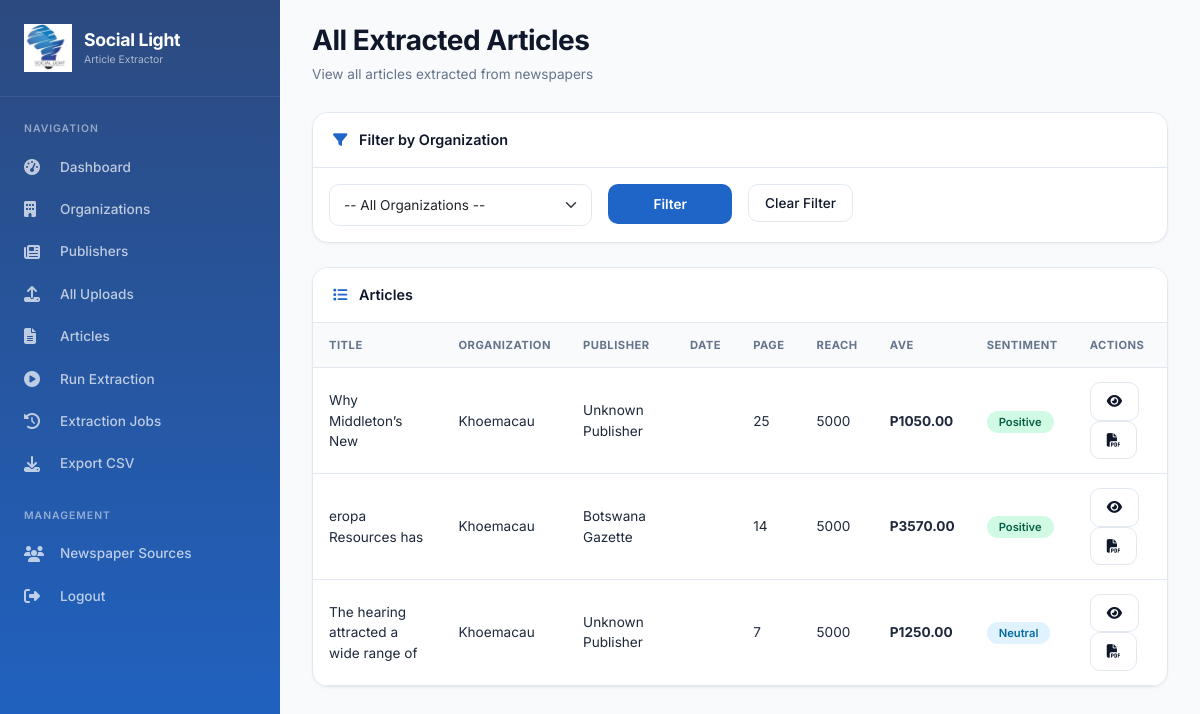
Screenshot of /organisations/all-articles/ (signed in) with the database file from the repository.
### organisations/models.py (models this page shows, shortened)
class ExtractedArticle(models.Model):
    SENTIMENT_CHOICES = [
        ('Positive', 'Positive'),
        ('Neutral', 'Neutral'),
        ('Negative', 'Negative'),
    ]
    organisation = models.ForeignKey(Organisation, on_delete=models.CASCADE, related_name='articles')
    extraction_job = models.ForeignKey(ExtractionJob, on_delete=models.CASCADE, related_name='articles', null=True)
    newspaper_upload = models.ForeignKey(NewspaperUpload, on_delete=models.CASCADE, related_name='articles', null=True)
    title = models.CharField(max_length=500)
    publisher = models.ForeignKey(Publisher, on_delete=models.SET_NULL, null=True, blank=True)
    publisher_name = models.CharField(max_length=200)
    section = models.CharField(max_length=100, default='Business')
    publication_date = models.CharField(max_length=50, blank=True, null=True)
    page = models.IntegerField()
    pages = models.CharField(max_length=100, blank=True, null=True)
    reach = models.IntegerField()
    ave = models.DecimalField(max_digits=12, decimal_places=2)
    author = models.CharField(max_length=200, blank=True, null=True)
    sentiment = models.CharField(max_length=20, choices=SENTIMENT_CHOICES, default='Neutral')
    keywords_matched = models.TextField(blank=True, null=True)
    screenshot_path = models.CharField(max_length=500, blank=True, null=True)
    report_path = models.CharField(max_length=500, blank=True, null=True)
    created_at = models.DateTimeField(auto_now_add=True)
    class Meta:
        ordering = ['-created_at']

class Organisation(models.Model):
    name = models.CharField(max_length=200, unique=True)
    description = models.TextField(blank=True, null=True)
    created_at = models.DateTimeField(auto_now_add=True)

### organisations/views.py (the view)
# urls.py: path('all-articles/', views.all_articles, name='all_articles'),
@staff_member_required
def all_articles(request):
    articles = ExtractedArticle.objects.all().order_by('-created_at')
    organisation_id = request.GET.get('organisation')
    if organisation_id:
        articles = articles.filter(organisation_id=organisation_id)
    organisations = Organisation.objects.all()
    context = {
        'articles': articles,
        'organisations': organisations,
        'selected_organisation': organisation_id,
    }
    return render(request, 'organisations/all_articles.html', context)

### templates/organisations/all_articles.html (shortened to what this page needs)
{% extends 'base.html' %}
{% block content %}
<div class="page-header">
    <h1>All Extracted Articles</h1>
    <p>View all articles extracted from newspapers</p>
</div>
<div class="section-card mb-4">
    <div class="section-header">
        <i class="fas fa-filter"></i> Filter by Organization
    </div>
    <div class="p-3">
        <form method="get" class="row g-3">
            <div class="col-md-4">
                <select name="organisation" class="form-select">
                    <option value="">-- All Organizations --</option>
                </select>
            </div>
            <div class="col-md-2">
                <button type="submit" class="btn btn-primary w-100">Filter</button>
            </div>
            <div class="col-md-6">
                <a href="{% url 'organisations:all_articles' %}" class="btn btn-outline-primary">Clear Filter</a>
            </div>
        </form>
    </div>
</div>
<div class="section-card">
    <div class="section-header">
        <i class="fas fa-list"></i> Articles
    </div>
    <div class="table-responsive">
        <table class="data-table">
            <thead>
                <tr>
                    <th>Title</th>
                    <th>Organization</th>
                    <th>Publisher</th>
                    <th>Date</th>
                    <th>Page</th>
                    <th>Reach</th>
                    <th>AVE</th>
                    <th>Sentiment</th>
                    <th>Actions</th>
                </tr>
            </thead>
            <tbody>
                {% for article in articles %}
                <tr>
                    <td>{{ article.title|truncatechars:60 }}</td>
                    <td>{{ article.organisation.name }}</td>
                    <td>{{ article.publisher_name }}</td>
                    <td>{{ article.publication_date|default:article.created_at|date:"Y-m-d" }}</td>
                    <td>{{ article.page }}</td>
                    <td>{{ article.reach|floatformat:0 }}</td>
                    <td><strong>P{{ article.ave|floatformat:2 }}</strong></td>
                    <td>
                        {% if article.sentiment == 'Positive' %}
                            <span class="badge-success">Positive</span>
                        {% elif article.sentiment == 'Negative' %}
                            <span class="badge-danger">Negative</span>
                        {% else %}
                            <span class="badge-info">Neutral</span>
                        {% endif %}
                    </td>
                    <td>
                        <a href="{% url 'organisations:article_detail' article.id %}" class="btn btn-sm btn-outline-primary">
                            <i class="fas fa-eye"></i>
                        </a>
                        <a href="{% url 'organisations:download_report' article.id %}" class="btn btn-sm btn-outline-primary">
                            <i class="fas fa-file-pdf"></i>
                        </a>
                    </td>
                </tr>
                {% empty %}
                <tr>
                    <td colspan="9" class="text-center py-4 text-muted">No articles found</td>
                </tr>
                {% endfor %}
            </tbody>
        </table>
    </div>
</div>
{% endblock %}

### templates/base.html (style rules this page uses)
* { margin: 0; padding: 0; box-sizing: border-box; }
body { font-family: 'Inter', -apple-system, BlinkMacSystemFont, 'Segoe UI', Roboto, sans-serif; background-color: #f8fafc; overflow-x: hidden; }
.page-header { margin-bottom: 28px; }
.page-header h1 { font-size: 1.75rem; font-weight: 700; color: #0f172a; margin: 0; letter-spacing: -0.5px; }
.page-header p { color: #64748b; font-size: 0.85rem; margin: 6px 0 0; }
.section-card { background: white; border-radius: 16px; box-shadow: 0 1px 3px rgba(0,0,0,0.05); border: 1px solid #e2e8f0; margin-bottom: 24px; overflow: hidden; }
.section-header { padding: 16px 20px; border-bottom: 1px solid #e2e8f0; background: white; font-weight: 600; font-size: 0.9rem; color: #0f172a; }
.section-header i { margin-right: 8px; color: #1F64C7; }
.form-control, .form-select { border-radius: 10px; border: 1.5px solid #e2e8f0; padding: 10px 14px; font-size: 0.85rem; transition: all 0.2s; }
.btn-primary { background: #1F64C7; border: none; padding: 10px 20px; font-size: 0.85rem; font-weight: 600; border-radius: 10px; transition: all 0.2s; }
.btn-outline-primary { border: 1.5px solid #e2e8f0; background: white; color: #0f172a; padding: 8px 16px; font-size: 0.85rem; font-weight: 500; border-radius: 10px; }
.data-table { width: 100%; }
.data-table th { font-size: 0.7rem; font-weight: 700; text-transform: uppercase; letter-spacing: 0.5px; color: #64748b; padding: 14px 16px; background: #f8fafc; border-bottom: 1px solid #e2e8f0; }
.data-table td { padding: 14px 16px; font-size: 0.85rem; border-bottom: 1px solid #e2e8f0; color: #1e293b; }
.badge-success { background: #d1fae5; color: #065f46; padding: 4px 12px; border-radius: 20px; font-size: 0.7rem; font-weight: 600; }
.badge-info { background: #e0f2fe; color: #0369a1; padding: 4px 12px; border-radius: 20px; font-size: 0.7rem; font-weight: 600; }

### rows the page displays
ExtractedArticle: title "Why Middleton’s New", organisation.name "Khoemacau", publisher_name "Unknown Publisher", page "25", reach "5000", ave "1050.00", sentiment "Positive"
ExtractedArticle: title "eropa Resources has", organisation.name "Khoemacau", publisher_name "Botswana Gazette", page "14", reach "5000", ave "3570.00", sentiment "Positive"
ExtractedArticle: title "The hearing attracted a wide range of", organisation.name "Khoemacau", publisher_name "Unknown Publisher", page "7", reach "5000", ave "1250.00", sentiment "Neutral"
